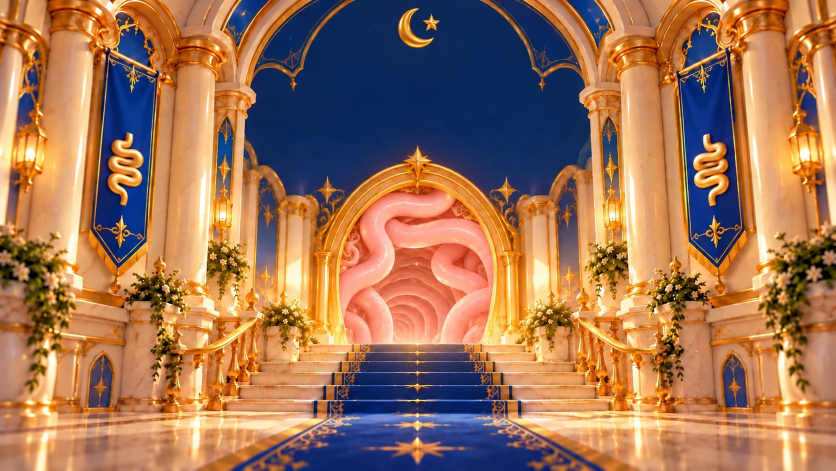
#> input picture assets/chapters/small-intestine-mission.webp, 1672 x 941 px (shown at 1/2 size)
$ python -i place_layers.py   (imports and definitions only)
#> lines starting #> are read from the running program, lines starting #| are printed output that depends on the picture; after the words box and inside, x2 and y2 are one past the last pixel; in counts of white or black regions, pixels touching at a corner belong together
"""Split a place background into parallax layers: far / mid / near.

  far  = the whole picture (distant kingdom and sky show through mid's holes)
  mid  = everything but the distance (path, gardens) - the ground characters walk on
  near = foreground objects (big bushes, overhanging leaves) drawn IN FRONT of
         characters; mid is inpainted (LaMa) underneath them so nothing doubles
         when the layers shift

Depth comes from Depth Anything V2 (ONNX, CPU). The walkable path is never put
into the near layer (it would cover the characters' feet).

Usage:
  python place_layers.py --image art/world/road/road_master.png --out art/world/road \
      --depth-model .tools/depth_anything_v2_small.onnx --lama .tools/lama_fp32.onnx \
      --esrgan .tools/realesrgan/realesrgan-ncnn-vulkan.exe [--far 0.22 --near 0.62]
"""
from __future__ import annotations

import argparse
import subprocess
import sys
from pathlib import Path

import cv2
import numpy as np
import onnxruntime as ort
from PIL import Image

sys.path.insert(0, str(Path(__file__).parent))
from make_plate import lama_fill  # noqa: E402
from split_layers import estimate_depth  # noqa: E402


def path_mask(rgb: np.ndarray) -> np.ndarray:
    """Pink-cream cobblestones (the walkable road) by colour."""
    hsv = cv2.cvtColor(rgb, cv2.COLOR_RGB2HSV).astype(int)
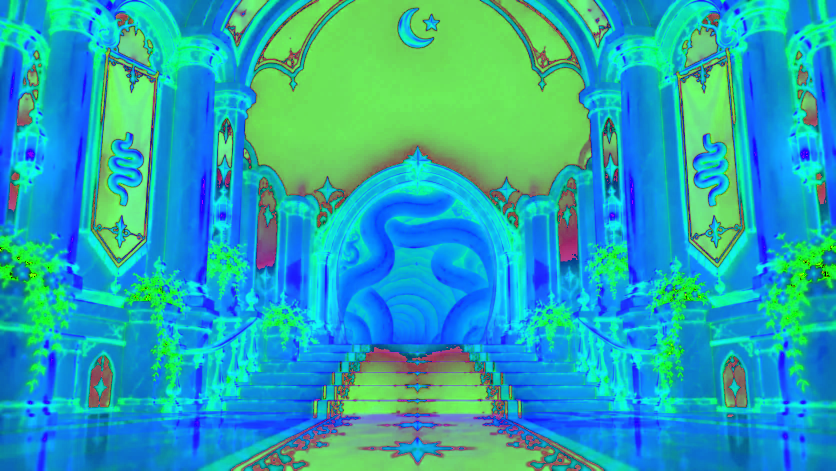
#> hsv: shape (941, 1672, 3) int64 (shown at 1/2 size); mean R, G, B 39.9, 166.5, 178.3
    h, s, v = hsv[..., 0], hsv[..., 1], hsv[..., 2]
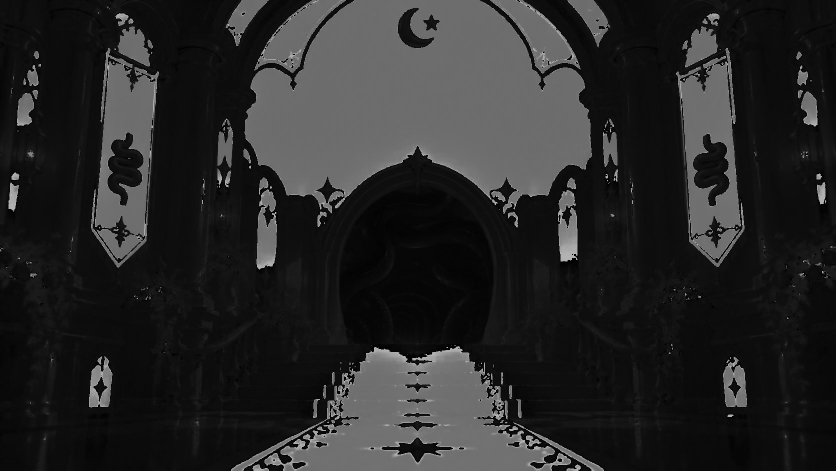
#> h: shape (941, 1672) int64 (shown at 1/2 size); min 0, max 179, mean 39.9
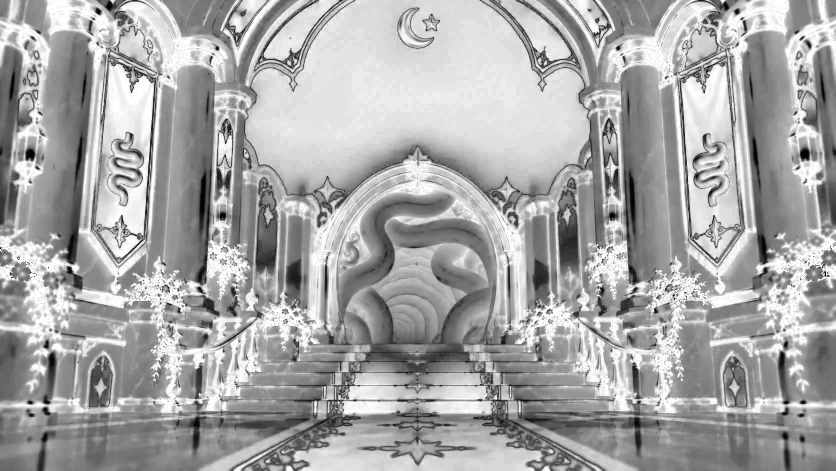
#> s: shape (941, 1672) int64 (shown at 1/2 size); min 0, max 255, mean 166.5
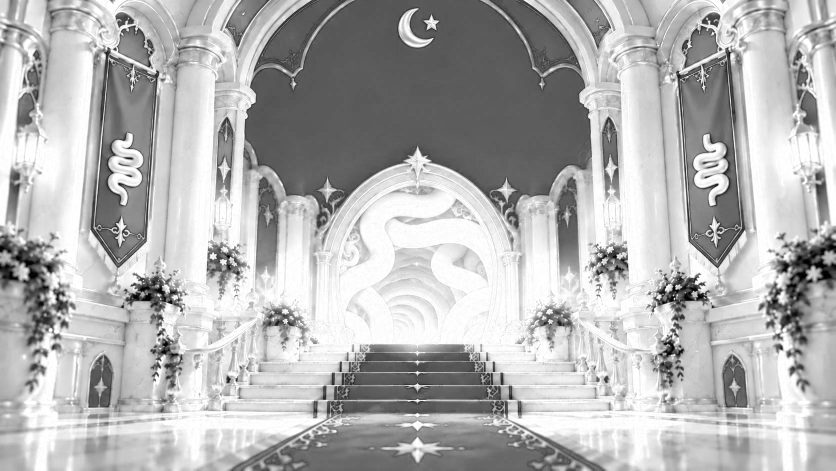
#> v: shape (941, 1672) int64 (shown at 1/2 size); min 0, max 255, mean 178.3
    m = (((h <= 16) | (h >= 170)) & (s >= 40) & (s <= 175) & (v >= 200)).astype(np.uint8)
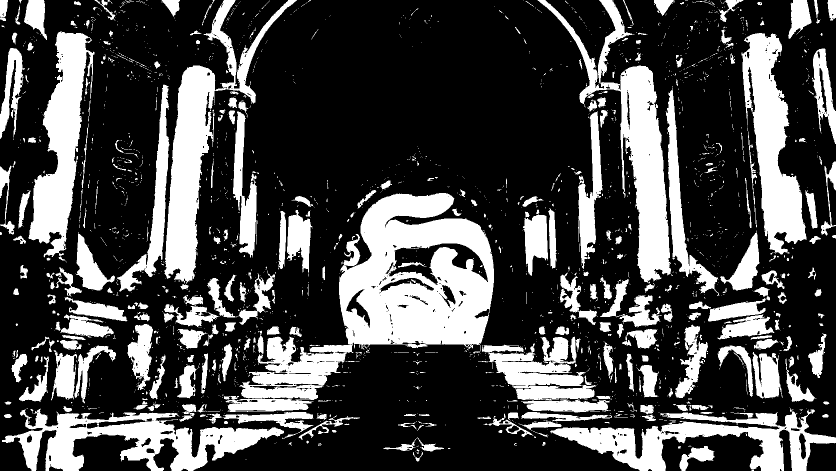
#> m: shape (941, 1672) (shown at 1/2 size); values 0 (black) and 1 (white), 28.6% white; 2179 white regions (1806 under 20 px), largest, box (x1, y1, x2, y2) and area: (448, 386, 988, 824) 84502, (1075, 0, 1342, 567) 33510, (329, 0, 594, 569) 32888
    return cv2.morphologyEx(m, cv2.MORPH_CLOSE, np.ones((15, 15), np.uint8))
#> returned value: shape (941, 1672); values 0 (black) and 1 (white), 40.6% white; 286 white regions (198 under 20 px), largest, box (x1, y1, x2, y2) and area: (0, 0, 1672, 941) 595004, (1576, 0, 1672, 288) 9368, (1035, 392, 1118, 552) 7644


def main_road(rgb: np.ndarray) -> np.ndarray:
    """The walkable road only: the largest path-coloured region (pink flowers elsewhere are not road)."""
    pm = path_mask(rgb)
    n, labels, stats, _ = cv2.connectedComponentsWithStats(pm, 8)
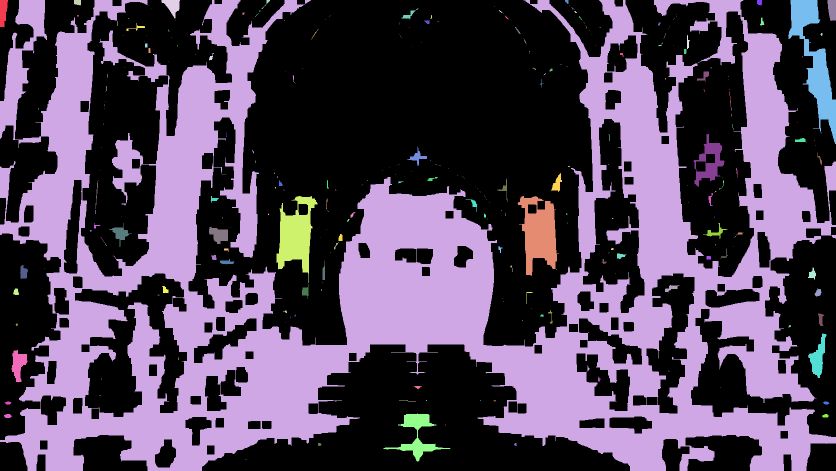
#> labels: shape (941, 1672) int32 (shown at 1/2 size); 287 distinct labels, from 0 to 286; one colour per label, 0 black
#> n = 287; stats = 287 rows, first 6: [0, 0, 1672, 941, 934730], [0, 0, 16, 55, 681], [0, 0, 1672, 941, 595004], [148, 0, 14, 11, 135], [323, 0, 37, 37, 712], [523, 0, 17, 18, 49]
    if n <= 1:
        return pm
    road = (labels == 1 + int(np.argmax(stats[1:, cv2.CC_STAT_AREA]))).astype(np.uint8)
#> road: shape (941, 1672); values 0 (black) and 1 (white), 37.8% white; 1 white region, box (x1, y1, x2, y2) and area: (0, 0, 1672, 941) 595004
    return cv2.morphologyEx(road, cv2.MORPH_CLOSE, np.ones((41, 41), np.uint8))
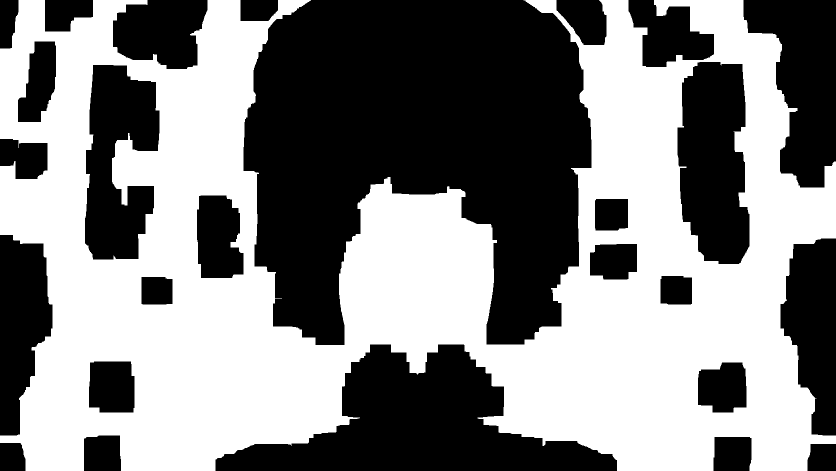
#> returned value: shape (941, 1672) (shown at 1/2 size); values 0 (black) and 1 (white), 51.7% white; 26 black regions, largest, box (x1, y1, x2, y2) and area: (487, 0, 1183, 690) 342129, (431, 689, 1234, 941) 97181, (1355, 124, 1499, 528) 47127


# [115 lines left out: functions keep_big, solid, inpaint, upscale, main, not called in this run]


# [2 lines not run here, left out]

>>> import cv2
>>> picture = cv2.cvtColor(cv2.imread('../../assets/chapters/small-intestine-mission.webp'), cv2.COLOR_BGR2RGB)
>>> result = main_road(picture)

$ run again, on assets/chapters/mouth-mission.webp
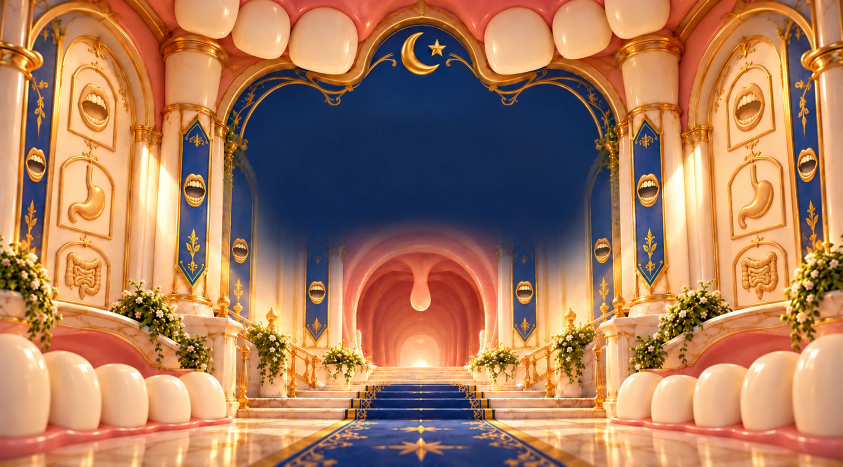
#> input picture assets/chapters/mouth-mission.webp, 1686 x 933 px (shown at 1/2 size)
#> m: shape (933, 1686); values 0 (black) and 1 (white), 34.6% white; 2750 white regions (2397 under 20 px), largest, box (x1, y1, x2, y2) and area: (1016, 645, 1686, 933) 83327, (0, 644, 684, 933) 77984, (92, 84, 274, 624) 33011
#> in main_road, `n, labels, stats, _ = cv2.connectedComponentsWithStats(pm, 8)`:
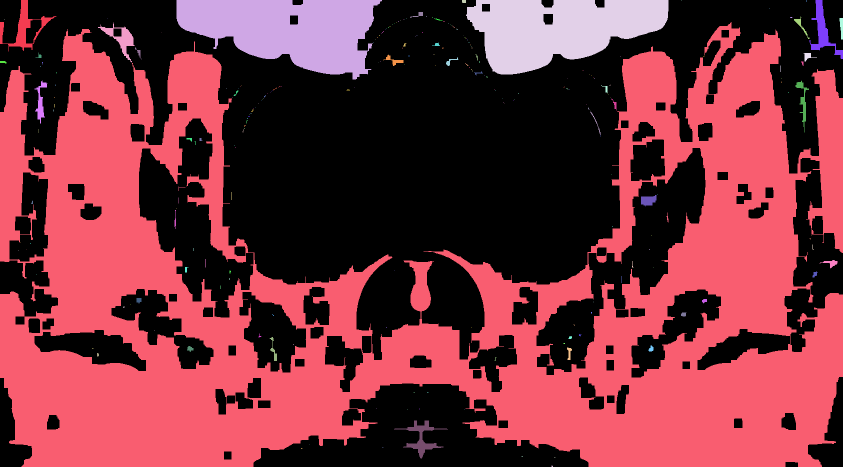
#> labels: shape (933, 1686) int32 (shown at 1/2 size); 235 distinct labels, from 0 to 234; one colour per label, 0 black
#> n = 235; stats = 235 rows, first 6: [0, 0, 1686, 933, 794721], [0, 0, 113, 103, 2683], [353, 0, 411, 159, 42329], [924, 0, 8, 6, 47], [932, 0, 405, 149, 40025], [1362, 0, 1, 1, 1]
#> road: shape (933, 1686); values 0 (black) and 1 (white), 43.4% white; 1 white region, box (x1, y1, x2, y2) and area: (0, 44, 1686, 933) 682095
#> in main_road, `return cv2.morphologyEx(road, cv2.MORPH_CLOSE, np.ones((41, 41), np.ui..`:
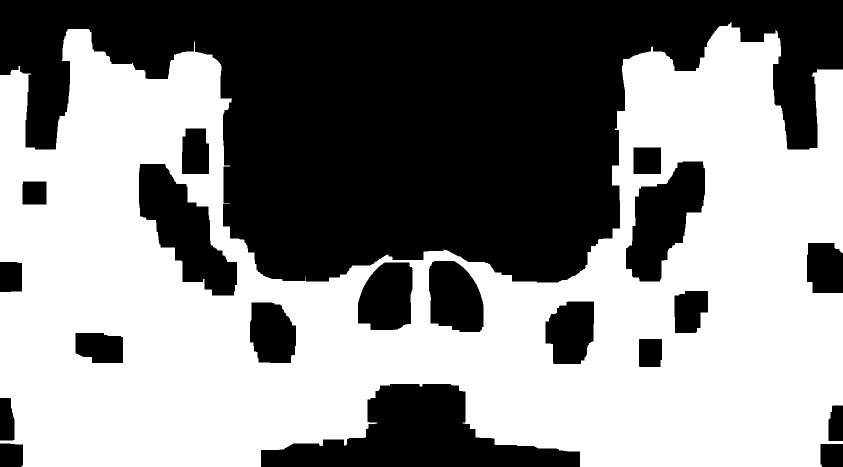
#> returned value: shape (933, 1686) (shown at 1/2 size); values 0 (black) and 1 (white), 53.7% white; 20 black regions, largest, box (x1, y1, x2, y2) and area: (0, 0, 1686, 565) 546236, (522, 768, 1160, 933) 51414, (278, 328, 474, 591) 24970

$ run again, on assets/chapters/road-to-mouth.webp
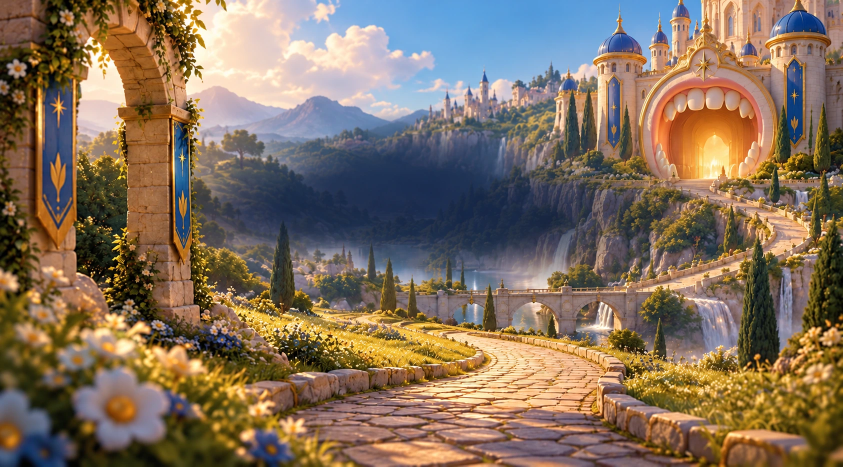
#> input picture assets/chapters/road-to-mouth.webp, 1686 x 933 px (shown at 1/2 size)
#> m: shape (933, 1686); values 0 (black) and 1 (white), 7.8% white; 2113 white regions (1737 under 20 px), largest, box (x1, y1, x2, y2) and area: (350, 0, 680, 218) 21402, (969, 678, 1244, 799) 12356, (1294, 140, 1544, 359) 8108
#> in main_road, `n, labels, stats, _ = cv2.connectedComponentsWithStats(pm, 8)`:
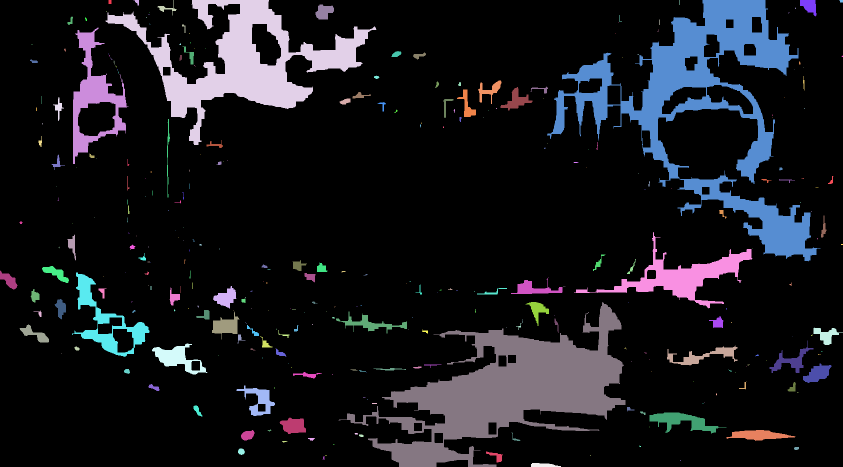
#> labels: shape (933, 1686) int32 (shown at 1/2 size); 318 distinct labels, from 0 to 317; one colour per label, 0 black
#> n = 318; stats = 318 rows, first 6: [0, 0, 1686, 933, 1328196], [217, 0, 6, 8, 48], [267, 0, 11, 11, 64], [315, 0, 39, 31, 226], [211, 0, 542, 290, 42519], [1358, 0, 2, 10, 10]
#> road: shape (933, 1686); values 0 (black) and 1 (white), 4.3% white; 1 white region, box (x1, y1, x2, y2) and area: (677, 604, 1251, 933) 68157
#> in main_road, `return cv2.morphologyEx(road, cv2.MORPH_CLOSE, np.ones((41, 41), np.ui..`:
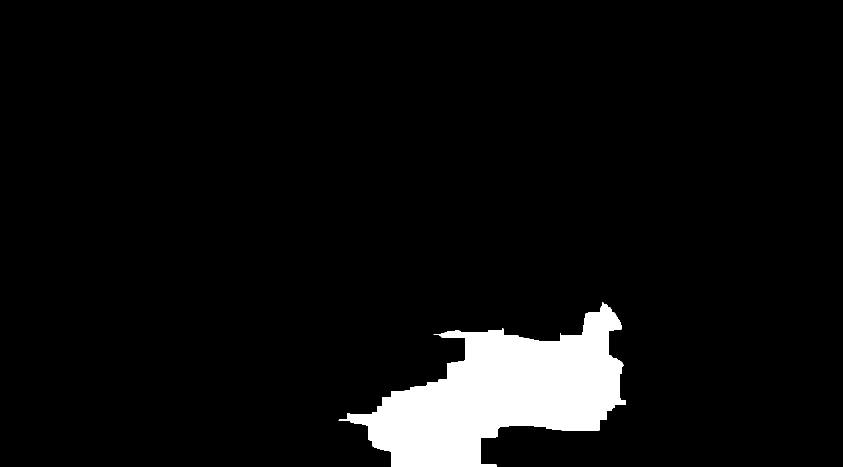
#> returned value: shape (933, 1686) (shown at 1/2 size); values 0 (black) and 1 (white), 5.9% white; 1 white region, box (x1, y1, x2, y2) and area: (677, 604, 1251, 933) 92899
